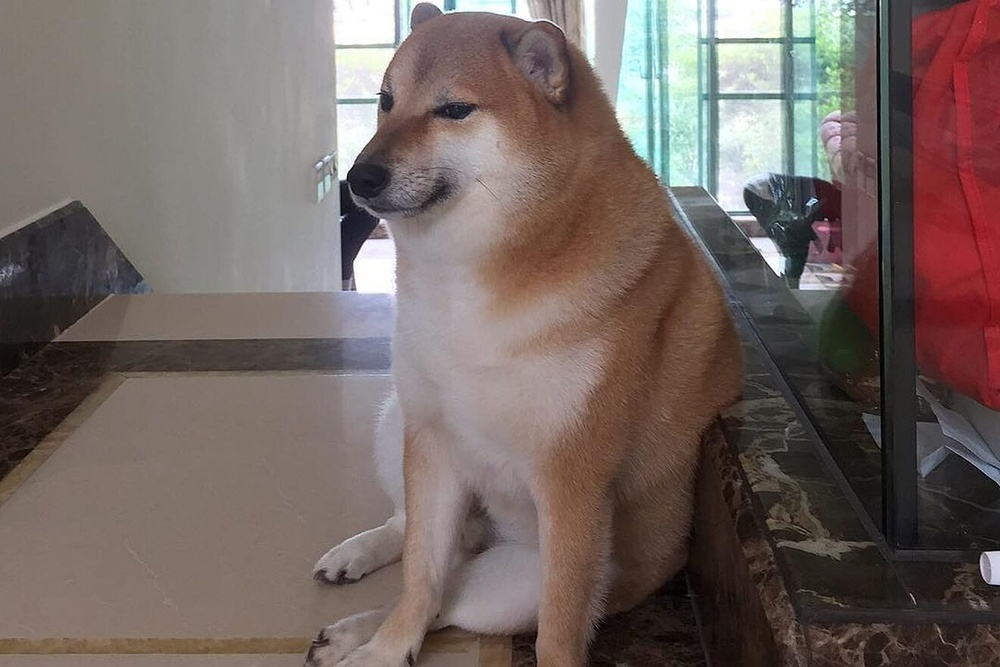
#> input picture chems1.jpg, 1000 x 667 px, shrunk from 1320 x 880 before the run
$ python 4_formas.py
#> lines starting #> are read from the running program, lines starting #| are printed output that depends on the picture
# Autor: Jonathan Hernández
# Fecha: 18 Septiembre 2024
# Descripción: Código para procesamiento de imagenes 4 formas.
# GitHub: https://github.com/Jona163

import numpy as np
import matplotlib.pyplot as plt
from PIL import Image
from scipy.ndimage import affine_transform

# Cargar la imagen
image = Image.open('chems1.jpg')
#> image is the input picture: PIL image 1000x667 RGB; mean R, G, B 115.4, 102, 98
image = np.array(image)

# Función para mostrar la imagen
def plot_image(image, title, ax):
    ax.imshow(image)
    ax.set_title(title, fontsize=10)
    ax.axis('off')

# Crear matrices de transformación
# 1. Traslación
def translation_matrix(tx, ty):
    return np.array([[1, 0, tx],
                     [0, 1, ty],
                     [0, 0, 1]])

# 2. Rotación
def rotation_matrix(theta):
    return np.array([[np.cos(theta), -np.sin(theta), 0],
                     [np.sin(theta), np.cos(theta), 0],
                     [0, 0, 1]])

# 3. Escalamiento
def scaling_matrix(sx, sy):
    return np.array([[sx, 0, 0],
                     [0, sy, 0],
                     [0, 0, 1]])

# 4. Cizallado
def shearing_matrix(kx, ky):
    return np.array([[1, kx, 0],
                     [ky, 1, 0],
                     [0, 0, 1]])

# Función para aplicar la transformación
def apply_transformation(image, matrix):
    if len(image.shape) == 3:  # Imágenes RGB
        transformed_image = np.zeros_like(image)
        for i in range(image.shape[2]):  # Aplicar a cada canal
            inverse_matrix = np.linalg.inv(matrix)[:2, :2]
            offset = np.linalg.inv(matrix)[:2, 2]
            transformed_image[..., i] = affine_transform(image[..., i], inverse_matrix, offset=offset, output_shape=image.shape[:2])
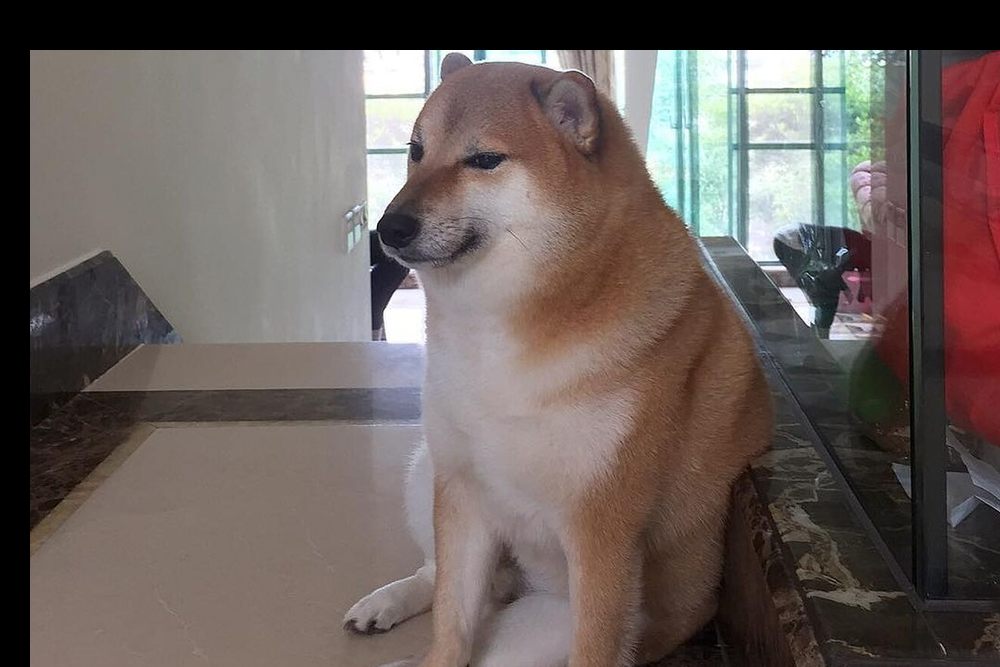
#> transformed_image: shape (667, 1000, 3); mean R, G, B 105.4, 95.1, 91.5
    else:  # Imágenes en escala de grises
        inverse_matrix = np.linalg.inv(matrix)[:2, :2]
        offset = np.linalg.inv(matrix)[:2, 2]
        transformed_image = affine_transform(image, inverse_matrix, offset=offset, output_shape=image.shape)

    return transformed_image

# Configurar las subplots
fig, axs = plt.subplots(2, 2, figsize=(10, 10))

# Título general para el conjunto de imágenes
fig.suptitle('Transformaciones Imágenes', fontsize=16)

# Aplicar las transformaciones
# 1. Traslación (50 píxeles en x y 30 en y)
translation = translation_matrix(50, 30)
translated_image = apply_transformation(image, translation)
plot_image(translated_image, 'Traslación (50 px en X, 30 px en Y)', axs[0, 0])

# 2. Rotación (45 grados)
rotation = rotation_matrix(np.radians(45))
rotated_image = apply_transformation(image, rotation)
#> after the loop in apply_transformation (call 2), `for i in range(image.shape[2]):`:
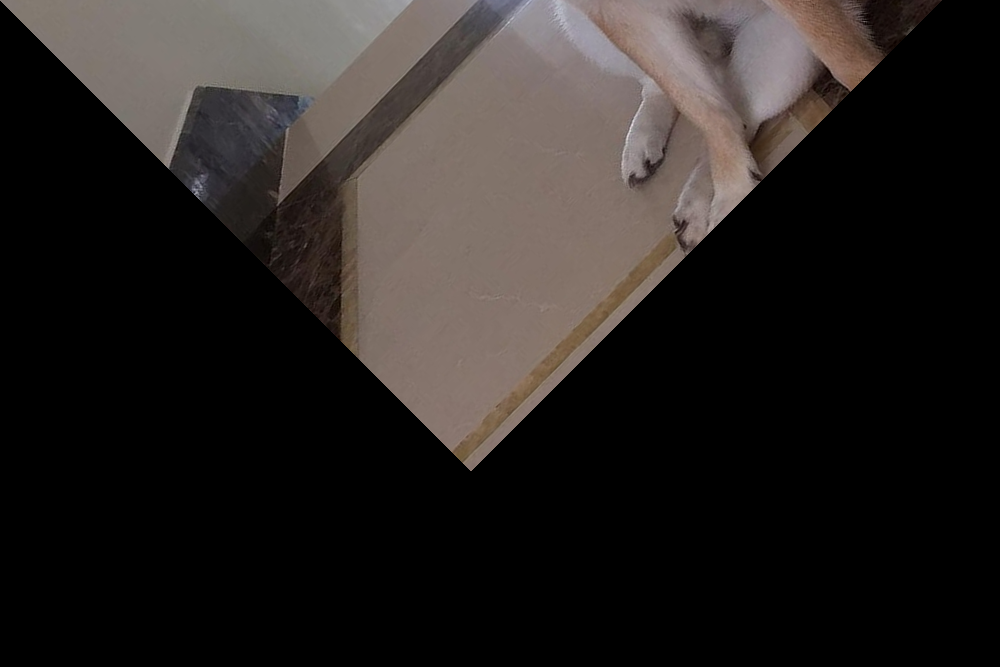
#> transformed_image: shape (667, 1000, 3); mean R, G, B 39.1, 34.8, 32.8
plot_image(rotated_image, 'Rotación 45°', axs[0, 1])

# 3. Escalamiento (1.5x en X y 0.5x en Y)
scaling = scaling_matrix(1.5, 0.5)
scaled_image = apply_transformation(image, scaling)
#> after the loop in apply_transformation (call 3), `for i in range(image.shape[2]):`:
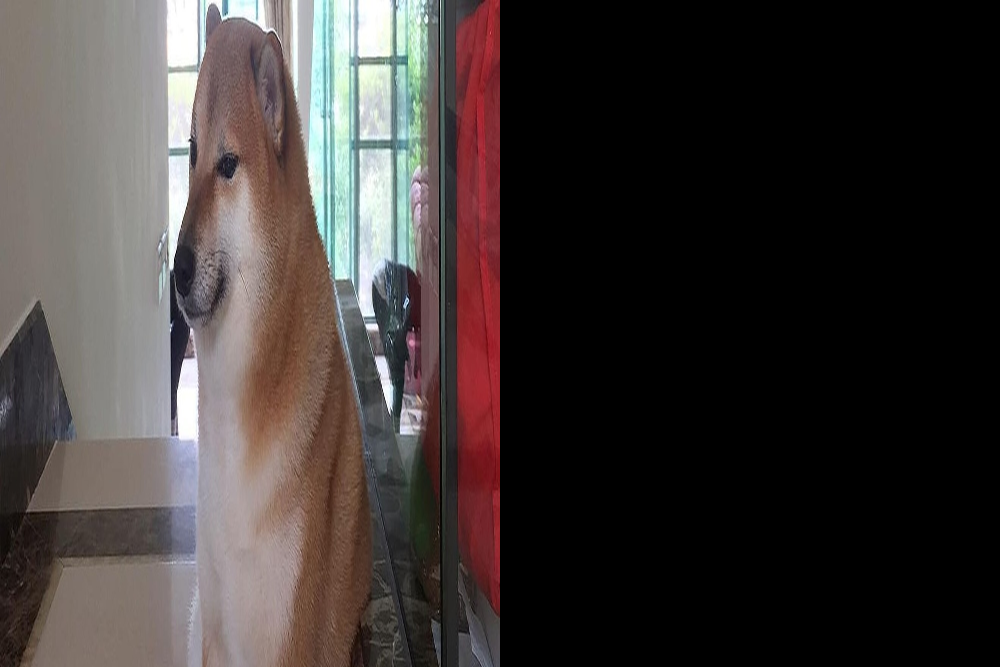
#> transformed_image: shape (667, 1000, 3); mean R, G, B 62.4, 55.9, 54.5
plot_image(scaled_image, 'Escalamiento (1.5x en X, 0.5x en Y)', axs[1, 0])

# 4. Cizallado (0.5 en X, 0.2 en Y)
shearing = shearing_matrix(0.5, 0.2)
sheared_image = apply_transformation(image, shearing)
#> after the loop in apply_transformation (call 4), `for i in range(image.shape[2]):`:
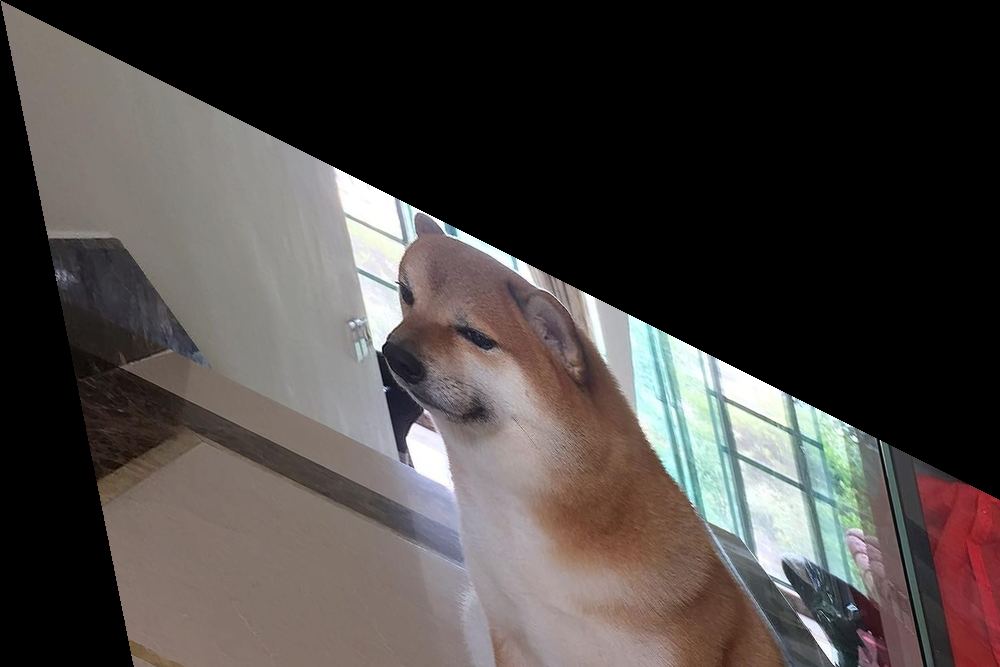
#> transformed_image: shape (667, 1000, 3); mean R, G, B 73.8, 68.5, 66.5
plot_image(sheared_image, 'Cizallado (0.5 en X, 0.2 en Y)', axs[1, 1])

# Ajustar el layout para evitar solapamientos
plt.tight_layout(rect=[0, 0, 1, 0.95])
plt.show()

$ run again, with chems.jpeg copied over chems1.jpg
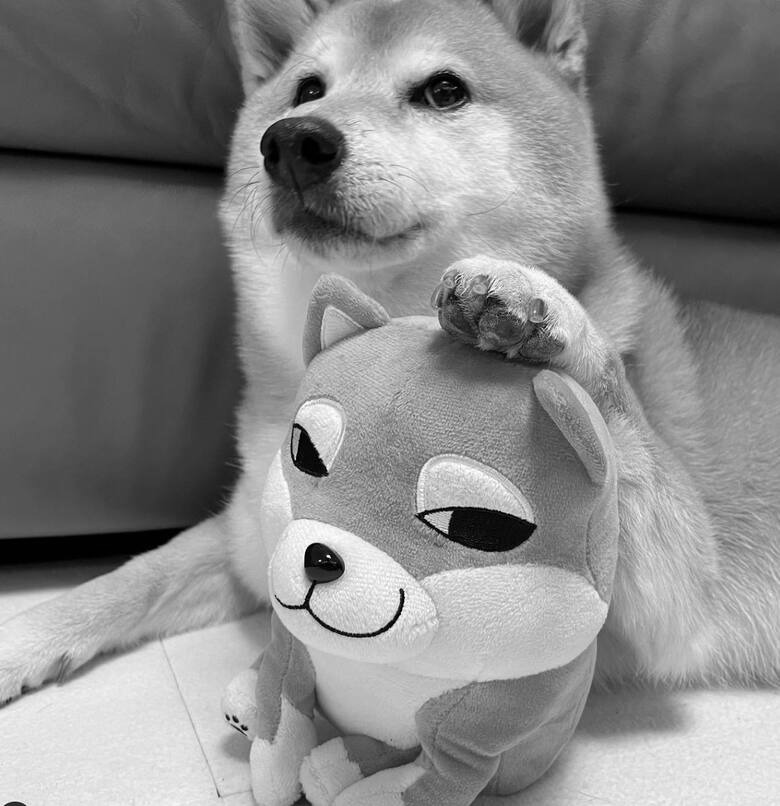
#> input picture chems.jpeg, 780 x 806 px
#> image is the input picture: PIL image 780x806 RGB; min 0, max 255, mean 135
#> after the loop in apply_transformation (call 3), `for i in range(image.shape[2]):`:
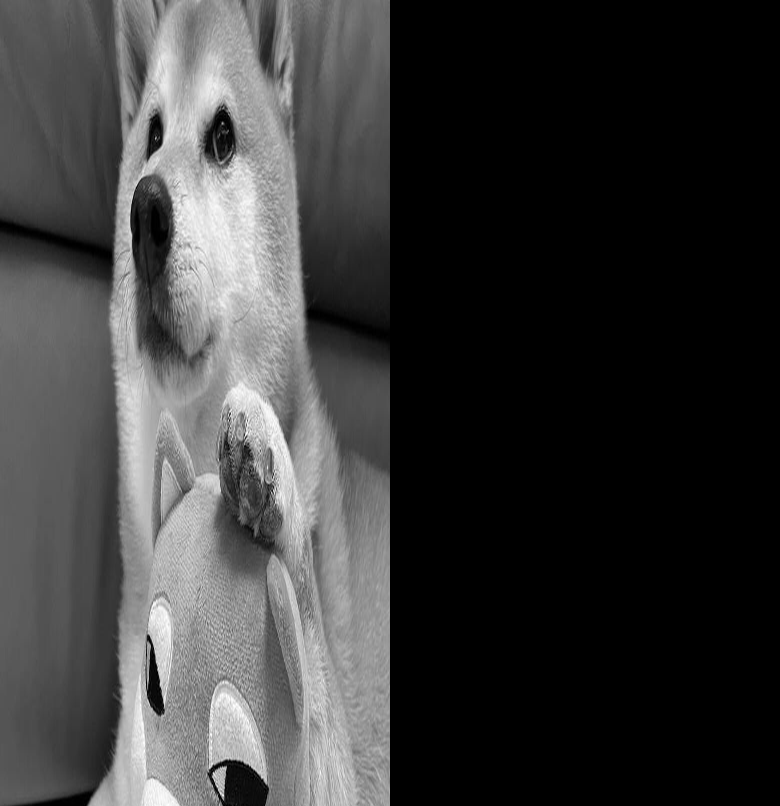
#> transformed_image: shape (806, 780, 3); min 0, max 255, mean 58.6
#> after the loop in apply_transformation (call 4), `for i in range(image.shape[2]):`:
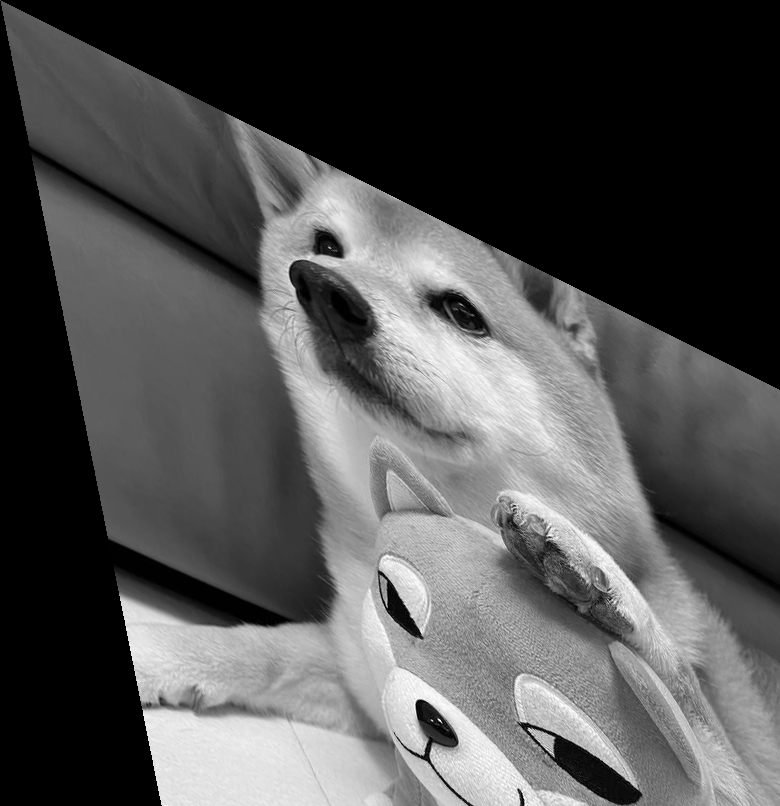
#> transformed_image: shape (806, 780, 3); min 0, max 255, mean 81.9
